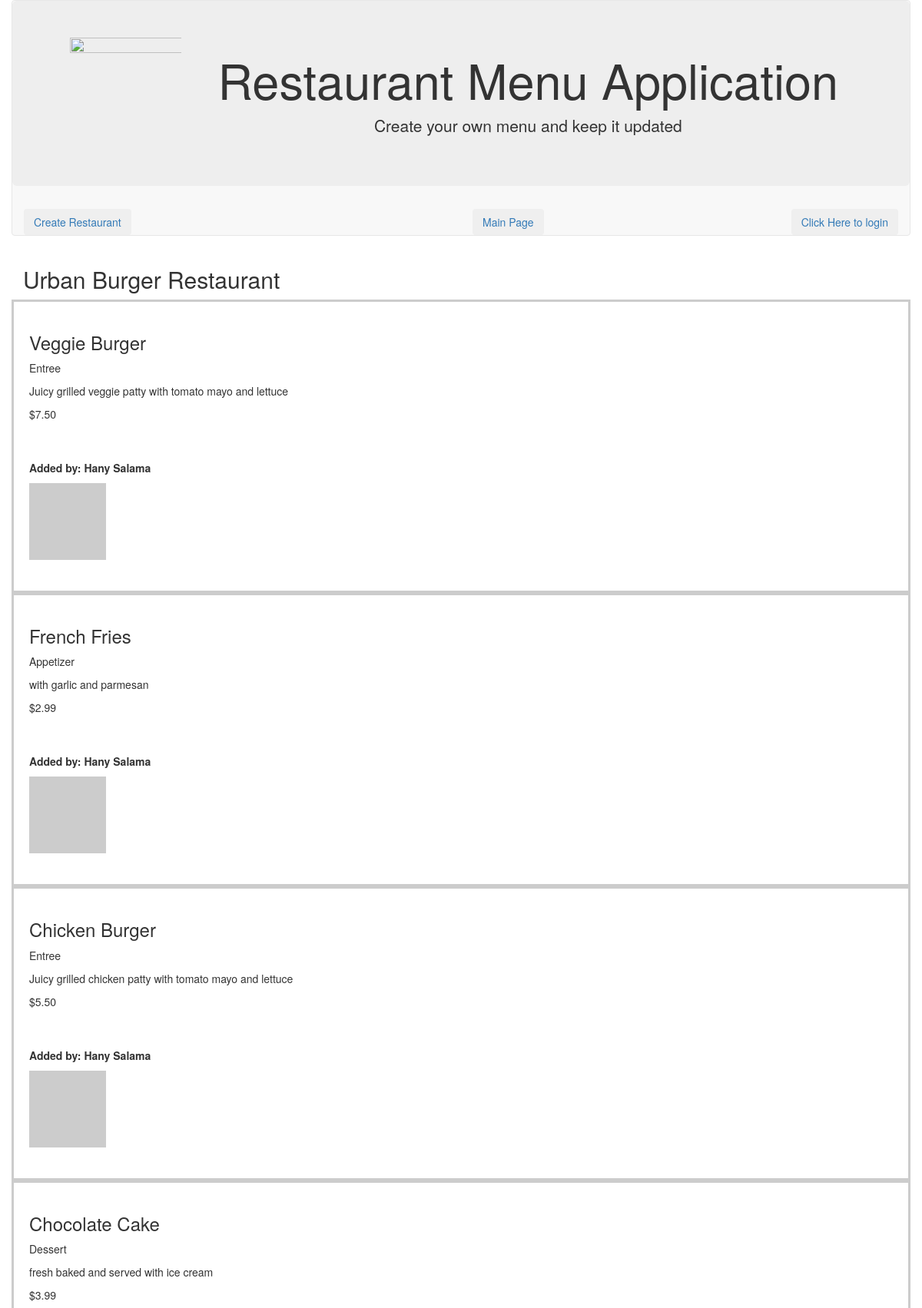
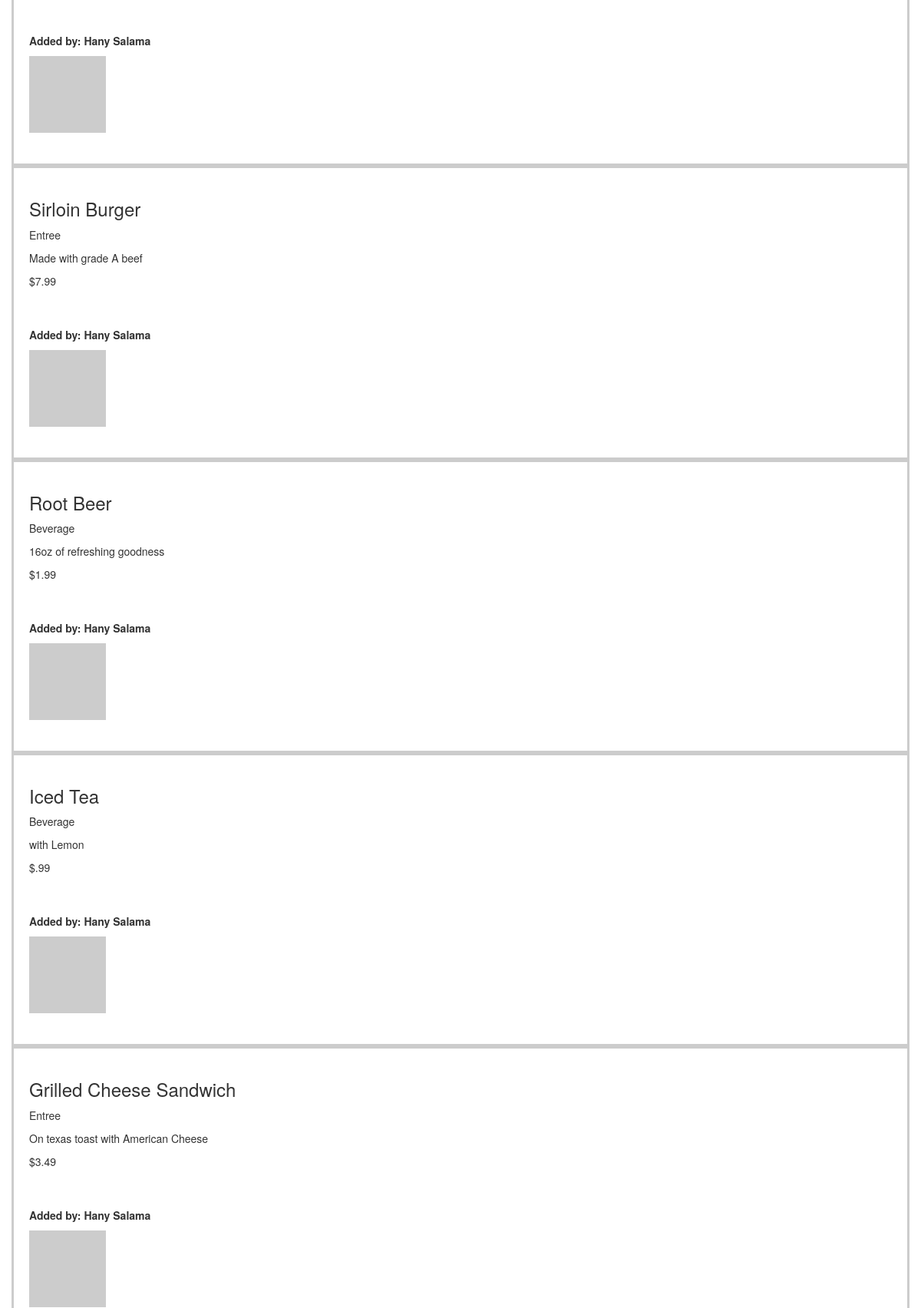
Screenshot of /restaurant/1/?creator=1 (upper part) with the database file from the repository (2 pictures, top to bottom).
### database_setup.py (models this page shows, shortened)
class Restaurant(Base):
    __tablename__ = 'restaurant'
    id = Column(Integer, primary_key=True)
    name = Column(String(80), nullable=False)
    user_id = Column(Integer, ForeignKey('user.id'), nullable=False)
    user = relationship(User)
    menu_item = relationship("MenuItem", cascade="all, delete-orphan")

class MenuItem(Base):
    __tablename__ = 'menu_item'
    id = Column(Integer, primary_key=True)
    name = Column(String(80), nullable=False)
    course = Column(String(250), nullable=False)
    description = Column(String(250), nullable=False)
    price = Column(String(8), nullable=False)
    restaurant_id = Column(Integer, ForeignKey('restaurant.id'), nullable=False)
    restaurant = relationship(Restaurant)
    user_id = Column(Integer, ForeignKey('user.id'), nullable=False)
    user = relationship(User)

class User(Base):
    __tablename__ = 'user'
    id = Column(Integer, primary_key=True)
    name = Column(String(250), nullable=False)
    email = Column(String(250), nullable=False)
    picture = Column(String(250))
    user_type = Column(Integer, ForeignKey('usertype.id'), nullable=False)
    usertype = relationship(UserType)

### project.py (the view)
@app.route('/restaurant/<int:restaurant_id>/menu')
@app.route('/restaurant/<int:restaurant_id>/')
def restaurantMenu(restaurant_id):
    restaurant = session.query(Restaurant).filter_by(id=restaurant_id).one()
    creator = getUserInfo(restaurant.user_id)
    items = session.query(MenuItem).filter_by(restaurant_id=restaurant.id)
    if 'username' not in login_session or creator.id != login_session['user_id']:
        return render_template('publicmenu.html', restaurant=restaurant,
                               items=items, creator=creator)
    else:
        return render_template('menu.html', restaurant=restaurant,
                               items=items, creator=creator)

### project.py (called while the page is built)
def getUserInfo(user_id):
    user = session.query(User).filter_by(id=user_id).one()
    return user  # user object associated with his ID number

### templates/publicmenu.html (shortened to what this page needs)
<!DOCTYPE html>
<html lang="en">
<head>
  <link rel="stylesheet" href="https://maxcdn.bootstrapcdn.com/bootstrap/3.3.7/css/bootstrap.min.css">
</head>
<body>
	<nav class="container navbar navbar-default">
			<div class="row jumbotron text-center" >
				<div class="col-sm-2">
					<img src="https://encrypted-tbn0.gstatic.com/images?q=tbn:ANd9GcTH5R0y5qayuiElPD73gzkTivCHLx7oDWrYgsQz6QgFg3GkY_We" class="title-logo img-fluid img-responsive" height="150" width="150"/>
				</div>
				<div class="col-sm-10">
					<h1>Restaurant Menu Application</h1>
					<p> Create your own menu and keep it updated </p>
				</div>
				</div>
			<div class="row">
				<div class="col-md-6 btn-group text-center" role="group">
					<button type="button" class="btn btn-secondary pull-left">
            <a href= '{{url_for('newRestaurant', restaurant_id= restaurant_id)}}'>Create Restaurant</a>
					</button>
				</div>
				<div class="col-md-3 btn-group text-center" role="group">
					<button type="button" class="btn btn-secondary pull-left">
						<a href='{{url_for('restaurantName')}}'>Main Page</a>
					</button>
				</div>
				<div class="col-md-3 btn-group text-center" role="group">
					<button type="button" class="btn btn-secondary pull-right">
						{% if 'username' not in session %}
						<a  href="{{url_for('showLogin')}}">Click Here to login</a>
						{% else %}
						<a  href="{{url_for('gdisconnect')}}">Disconnect</a>
						{% endif %}
					</button>
				</div>
			</div>
	</nav>
    	<div class="container container-fluid responsive">
        <div>
          <h2>{{ restaurant.name }} Restaurant</h2>
        </div>
    		{% for i in items %}
    		<div class="row container-fluid responsive" style="padding: 20px; border: 3px solid #ccc">
          <h3>{{i.name}}</h3>
          <p>{{i.course}}</p>
          <p>{{i.description}}</p>
          <p>{{i.price}}</p>
          <p><strong>Added by: {{creator.name}}</strong></p>
          <img src={{creator.picture}} alt="Italian Trulli" height="100" width="100">
    		</div>
    	  {% endfor %}
    	</div>
  </body>
</html>

### rows the page displays
Restaurant: name "Urban Burger"
MenuItem: name "Veggie Burger", course "Entree", description "Juicy grilled veggie patty with tomato mayo and lettuce", price "$7.50"
User: name "Hany Salama"
MenuItem: name "French Fries", course "Appetizer", description "with garlic and parmesan", price "$2.99"
MenuItem: name "Chicken Burger", course "Entree", description "Juicy grilled chicken patty with tomato mayo and lettuce", price "$5.50"
MenuItem: name "Chocolate Cake", course "Dessert", description "fresh baked and served with ice cream", price "$3.99"
MenuItem: name "Sirloin Burger", course "Entree", description "Made with grade A beef", price "$7.99"
MenuItem: name "Root Beer", course "Beverage", description "16oz of refreshing goodness", price "$1.99"
MenuItem: name "Iced Tea", course "Beverage", description "with Lemon", price "$.99"
MenuItem: name "Grilled Cheese Sandwich", course "Entree", description "On texas toast with American Cheese", price "$3.49"
